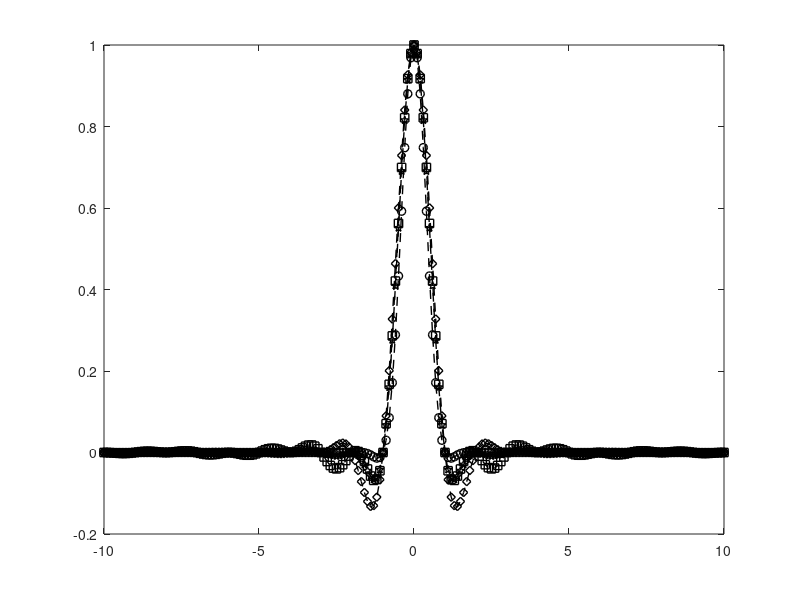

Here is the MATLAB script that generated this plot: (Note: this script raises an error after producing the figure.)

%%%%%%%%%%%%%%%%%%%%%%%%%%%%%%%%%%%%%%%%%%%%%
% Script for plotting the time domain and frequency domain representation
% of raised cosine filters for various values of alpha
%%%%%%%%%%%%%%%%%%%%%%%%%%%%%%%%%%%%%%%%%%%%%%
clear all
fs =10;
NFFT=1024;
FPulse=[-NFFT/2:NFFT/2-1]/NFFT;
alpha = 0.5;

%--------------------------------------------------------------------------
%--------------------------------------------------------------------------

%% RAISED COSINE

%defining the RC filter
sincNum = sin(pi*[-fs:1/fs:fs]); % numerator of the sinc function
sincDen = (pi*[-fs:1/fs:fs]); % denominator of the sinc function
sincDenZero = find(abs(sincDen) < 10^-10);
sincOp = sincNum./sincDen;
sincOp(sincDenZero) = 1; % sin(pix/(pix) =1 for x =0

cosNum = cos(alpha*pi*[-fs:1/fs:fs]);
cosDen = (1-(2*alpha*[-fs:1/fs:fs]).^2);
cosDenZero = find(abs(cosDen)<10^-10);
cosOp = cosNum./cosDen;
cosOp(cosDenZero) = pi/4;

RC_Filter = sincOp.*cosOp;
RC_Filter_Spectrum = (abs((fft(RC_Filter,NFFT))/fs));
RC_Filter_Spectrum_dB = 20*log10((fft(RC_Filter,1024))/fs);
%--------------------------------------------------------------------------
%--------------------------------------------------------------------------

%% IMPROVED LINEAR COMBINATION PULSE
% ((mu*A +(1-mu)B) * sinc * exp)^gamma

mu = 1.60;
eps = 0.1;
gamma = 1;

sincNum = sin(pi*[-fs:1/fs:fs]); % numerator of the sinc function
sincDen = (pi*[-fs:1/fs:fs]); % denominator of the sinc function
sincDenZero = find(abs(sincDen) < 10^-10);
sincOp = sincNum./sincDen;
sincOp(sincDenZero) = 1; % sin(pix/(pix) =1 for x =0

ExpIPLC = exp(-eps*pi^2*([-fs:1/fs:fs]).^2);

IPLCNum = 4*(1 - mu)*(sin(alpha*pi*[-fs:1/fs:fs]/2).^2) + alpha*pi*mu*[-fs:1/fs:fs].*sin(alpha*pi*[-fs:1/fs:fs]);
IPLCDen = (alpha*pi*[-fs:1/fs:fs]).^2;
IPLCDenZeros = find(abs(IPLCDen) < 10^-10);
IPLC_1 = IPLCNum ./ IPLCDen;
IPLC_1(IPLCDenZeros) = 1;

IPLC = ExpIPLC.*(sincOp.*IPLC_1).^gamma;
IPLC_Spectrum=(abs((fft(IPLC,NFFT))/fs));
IPLC_Spectrum_dB = 20*log10((fft(IPLC,1024))/fs);

%--------------------------------------------------------------------------
%--------------------------------------------------------------------------

%% EXPONENTIAL LINEAR PULSE
constante=1; %alpha
beta = 0.1; %Beta

Exp2_2_Num=constante*sin(pi*[-fs:1/fs:fs]).*sin(pi*alpha*[-fs:1/fs:fs]); %PLP
Exp2_2_Den=pi^2*alpha*[-fs:1/fs:fs].^2;
Exp2_2DenZero=find(abs(Exp2_2_Den) < 10^-10);
Exp2_2_Total=Exp2_2_Num./Exp2_2_Den;
Exp2_Total(Exp2_2DenZero)=1;

Exp3 = exp(-pi*(beta/2)*[-fs:1/fs:fs].^2);

Exp3_Zero=find(abs(Exp3) < 10^-10);
Exp3(Exp3_Zero) = 1;

Exponential_Linear_Pulse=( Exp3.*Exp2_2_Total);
Exponential_Linear_Pulse(isnan(Exponential_Linear_Pulse))=1;
Exponential_Linear_Pulse_Spectrum=(abs((fft(Exponential_Linear_Pulse,NFFT))/fs));
Exponential_Linear_Pulse_Spectrum_dB = 20*log10((fft(Exponential_Linear_Pulse,1024))/fs);

%--------------------------------------------------------------------------
%--------------------------------------------------------------------------

%% BETTER THAN RAISED COSINE PULSE
% 
beta2 = (pi * alpha) / log(2);

% Calculate the sinc expression
sinc_BTRC_num = sin(pi.*[-fs:1/fs:fs]);
sinc_BTRC_den = pi.*[-fs:1/fs:fs];
sinc_BTRC_tot = sinc_BTRC_num./sinc_BTRC_den;
sinc_BTRC_den_zero=find(abs(sinc_BTRC_tot) < 10^-10);
sinc_BTRC_tot(sinc_BTRC_den_zero) = 0;

% Calculate the second expression for BTRC
numerador_second_BTRC = (2 * beta2 * [-fs:1/fs:fs]) .* sin(pi * alpha * [-fs:1/fs:fs]);
numerador_second_BTRC = numerador_second_BTRC + (2 .* cos(pi * alpha * [-fs:1/fs:fs]) - 1);

% Never 0
denominador_second_BTRC = (beta2 * [-fs:1/fs:fs]).^2 + 1;

% Get the BTRC Pulse
BTRC = ((sinc_BTRC_tot .* numerador_second_BTRC) ./ denominador_second_BTRC);
%BTRC = arrayfun(@(x) BTRC(x,alpha),[-fs:1/fs:fs]);

BTRC(isnan(BTRC))=1; %corregimos en el punto 0

BTRC_Pulse_Spectrum=(abs((fft(BTRC,NFFT))/fs));
BTRC_Pulse_Spectrum_dB = 20*log10((fft(BTRC,1024))/fs);



%--------------------------------------------------------------------------
%--------------------------------------------------------------------------
%% Respuesta al Impulso
close all
figure(1)
plot([-fs:1/fs:fs],[RC_Filter],'--kd','LineWidth',1)
hold on
plot([-fs:1/fs:fs],[IPLC],'--ko','LineWidth',1)
hold on
plot([-fs:1/fs:fs],[BTRC],'--ks','LineWidth',1)
hold on
plot([-fs:1/fs:fs],[Exponential_Linear_Pulse],'--kp','LineWidth',1)
hold on

title('Impulse Response for ISI-Free Pulses with alpha='+string(alpha),'LineWidth',.1);
legend('RC', 'IPLCP', 'BTRC', 'ELP');
axis([0 3 -.2 1.1])
hold all

grid on
xlabel('Time, t/T')
ylabel('Amplitude, h(t)')
%--------------------------------------------------------------------------
%--------------------------------------------------------------------------
%% Respuesta en Frecuencia
figure(2)
plot(FPulse*2*fs, fftshift(RC_Filter_Spectrum),'--kd','LineWidth',1);
hold on
plot(FPulse*fs*2, fftshift(IPLC_Spectrum),'--ko','LineWidth',1);
hold on
plot(FPulse*fs*2, fftshift(BTRC_Pulse_Spectrum),'--ks','LineWidth',1);
hold on
plot(FPulse*fs*2, fftshift(Exponential_Linear_Pulse_Spectrum),'--kp','LineWidth',1);
hold on
title('Frequency Response for ISI-Free Pulses with alpha='+string(alpha),'LineWidth',.1);
legend('RC', 'IPLCP', 'BTRC', 'ELP');
axis([-1.6 1.6 0 1])

grid on
xlabel('f/B')
ylabel('H(f)/T')
